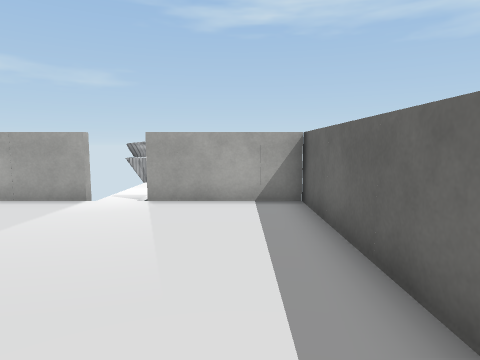
view 1 (above)

15 first-person views from a walk through a scene from a Unity 3-D project. The camera is 1.3 m above the floor, tilts 6° down and sees 75° across. The floor is counted in squares, 1 m on a side. Each view is taken from the middle of a square. On the plan, view 1 faces up. The plan holds only what a view shows up to about 14 squares ahead; the rest is blank. Some animated figures are left out. Some surface patterns are stand-ins.

view 2
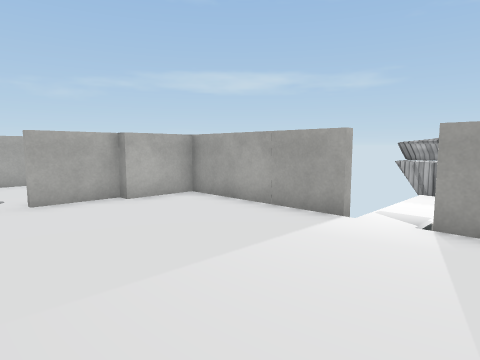

view 3
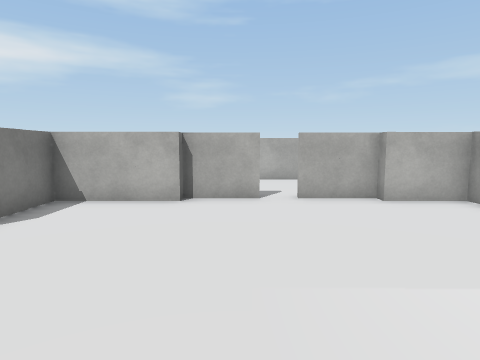

view 4
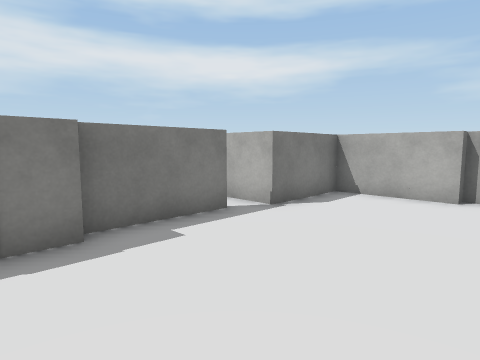

view 5
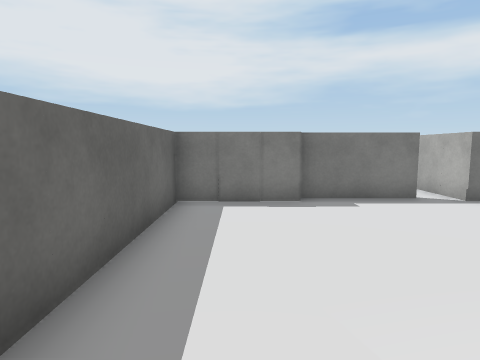

view 6
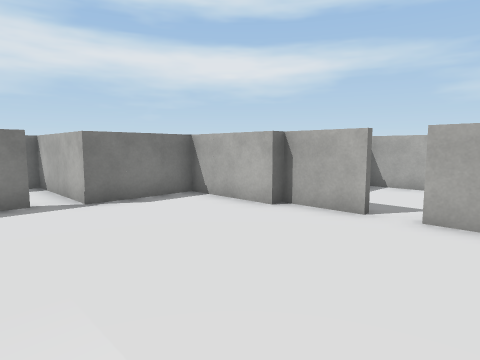

view 7
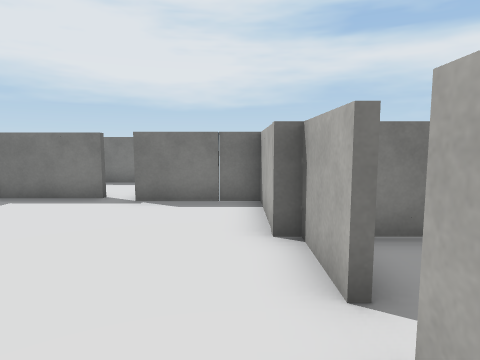

view 8
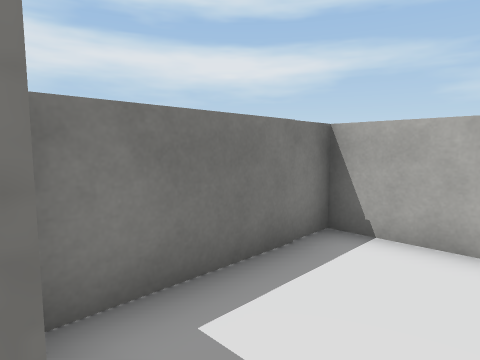

view 9
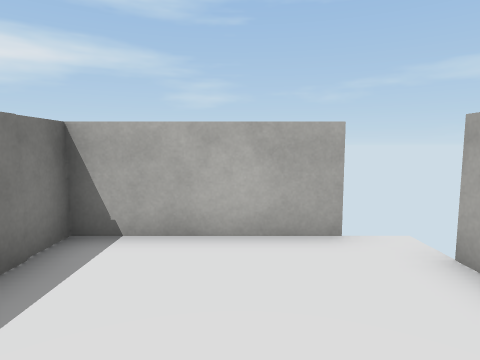

view 10
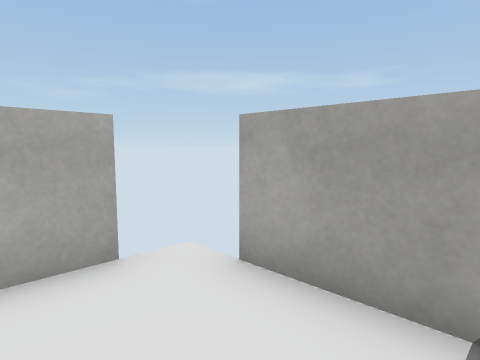

view 11
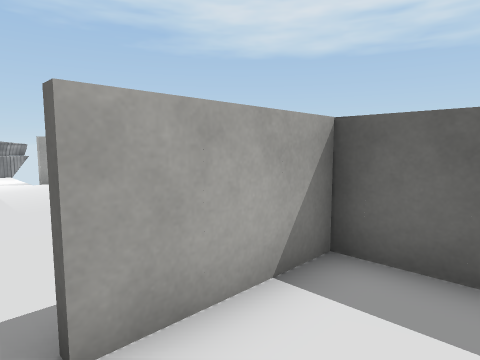

view 12
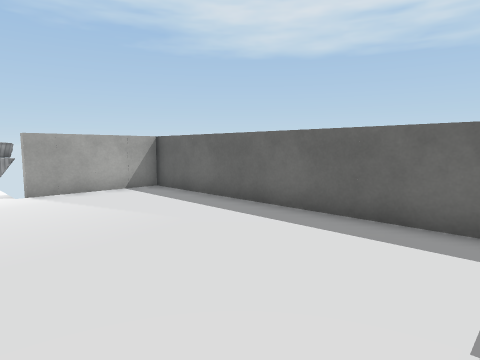

view 13
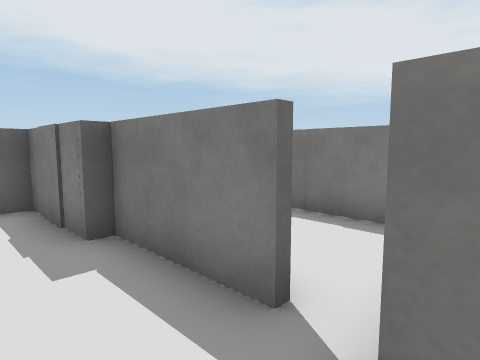

view 14
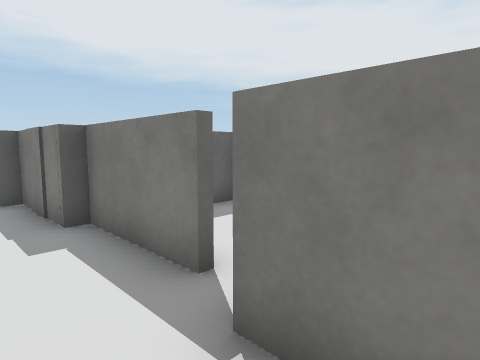

view 15
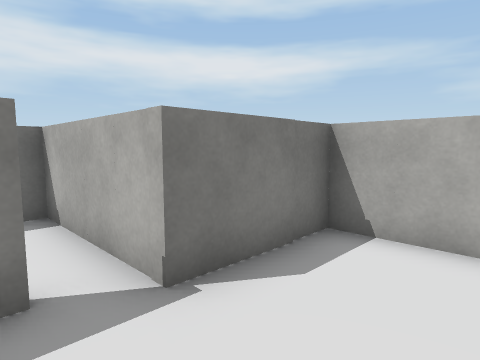

### Floor plan
Ten units are one square. View 1 is at (0, 0); x grows to the right and y downward. Boxes are objects, and circles mark ways between rooms. Rooms are numbered by the first view taken in them; rooms with no view inside come last. Other rooms are left out.
<svg viewBox="-140 -85 160 155">
<path fill="none" stroke="#000" d="M-85 -5 -85 25 -55 25 -55 35M-89 -26 -89 -5M-46 29 -15 29M-15 25 15 24 15 -75 -22 -75M-36 -75 -85 -75 -85 -55M-89 -55 -89 -35M-102 -55 -125 -55M-135 -46 -135 -5 -95 -5M-55 35 -55 65 -20 65M-15 64 -15 25M-14 31 -45 31"/>
<circle cx="-90" cy="-30" r="3" fill="#2a7"/>
<circle cx="-50" cy="30" r="3" fill="#2a7"/>
<text x="-40" y="-20">1</text>
<text x="-110" y="-30">2</text>
<text x="-40" y="50">3</text>
</svg>
Room 1 opens to room 2. Room 1 opens to room 3.

Where each view was taken, in squares from view 1:
view 1: 0 up, 0 right, facing up
view 2: 2 up, 1 left, facing up-left
view 3: 2 up, 1 left, facing left
view 4: 2 up, 0 right, facing down-left
view 5: 5 up, 0 right, facing down
view 6: 5 up, 3 left, facing down-left
view 7: 5 up, 8 left, facing down
view 8: 3 up, 9 left, facing down-left
view 9: 3 up, 9 left, facing left
view 10: 3 up, 10 left, facing up-left
view 11: 5 down, 5 left, facing up-right
view 12: 2 down, 4 left, facing up-right
view 13: 1 down, 6 left, facing down-right
view 14: 1 down, 7 left, facing down-right
view 15: 0 up, 4 left, facing down-left
